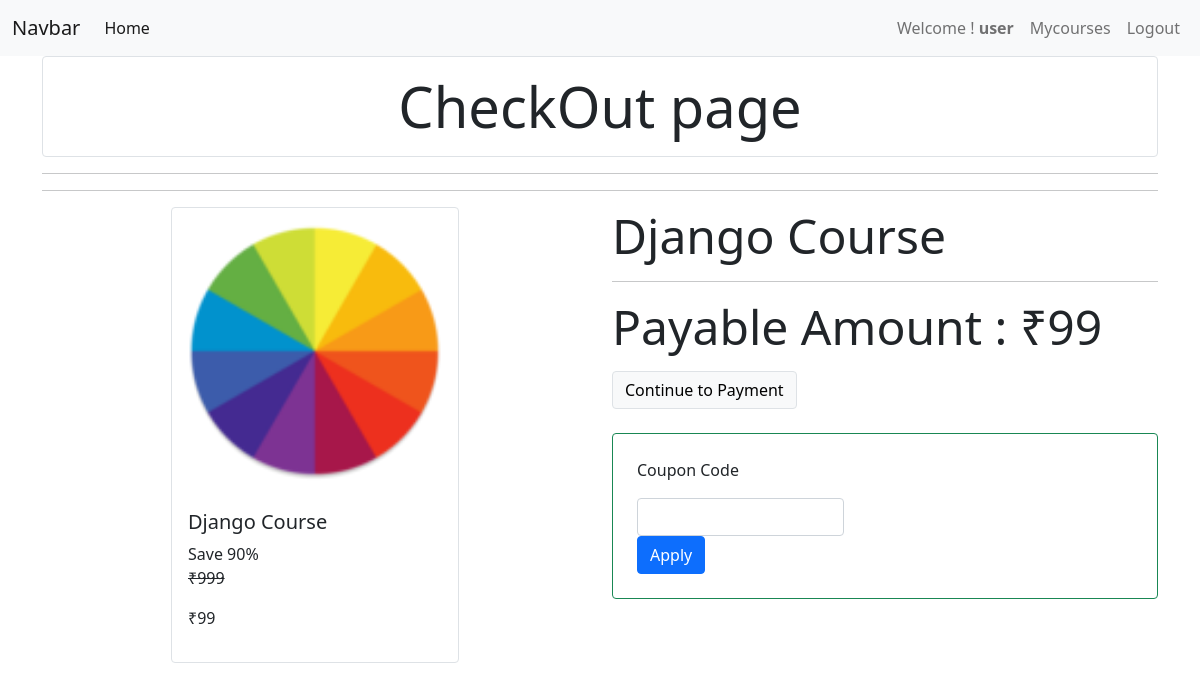
/check-out/django_complete (signed in), run on the app's committed database.
### website/models/coursemodel.py (models this page shows, shortened)
class Course(models.Model):
    name = models.CharField(max_length=50,null=False)
    slug = models.CharField(max_length=50,null=False,unique=True)
    description = models.CharField(max_length=200,null=True)
    price=models.IntegerField(null=False)
    discount = models.IntegerField(null=False,default=0)
    active = models.BooleanField(default=False)
    thumbnail = models.ImageField(upload_to="files/thumbnail")
    date=models.DateTimeField(auto_now_add=True)
    resource=models.FileField(upload_to="files/resource")
    length=models.IntegerField(null=False)

### website/views/checkout.py (the view, shortened to what this page needs)
# urls.py: path('check-out/<str:slug>',checkout,name='check-out'),
@login_required(login_url='/login')
def checkout(request,slug):
    course=Course.objects.get(slug=slug)
    user=request.user
    action=request.GET.get('action')
    couponcode=request.GET.get('couponcode')
    coupon_code_message=None
    coupon=None
    order=None
    payment=None
    error=None
    context={"course":course,
    "order":order,
    "payment":payment,
    "user":user,
    "error":error,
    "coupon_code_message":coupon_code_message,
    "coupon":coupon
    }
    return render(request, template_name='courses/check_out.html',context=context)

### website/templatetags/course_custom_tags.py (called while the page is built)
@register.simple_tag
def cal_sellprice(price,discount):
    if discount is None or discount is 0:
        return price
    sellprice = price
    sellprice=price-(price* discount * 0.01)
    return math.floor(sellprice)

@register.filter
def rupee(price):
    return f'₹{price}'

### website/templates/courses/check_out.html (shortened to what this page needs)
{% extends 'courses/base.html' %}
{% load course_custom_tags %}
{% block main %}
<div class="container">
    <h1 class="display-4 alert border text-center">CheckOut page</h1>
    <hr>
    <hr>
    <div class="row">
        <div class="col mx-auto">
            <div class="card mx-auto border" style="width: 18rem;">
                <img src="{{course.thumbnail.url}}" class="img-responsivecard-img-top" alt="...">
                <div class="card-body">
                  <h5 class="card-title">{{course.name}}</h5>
                  <p class="card-text">
                    Save {{course.discount}}%<br>
                    <span class="price">
                      <del> {{course.price|rupee}}</del>
                    <span>{% cal_sellprice course.price course.discount as value%} {{value|rupee}} </span>
                    </span>
                </p>
                </div>
              </div>
         </div>
         <div class="col">
            <div>
                <p class="display-5">{{course.name}}</p>
                <hr>
                {% if coupon %}
                <p class="display-5">Payable Amount : <b>{% cal_sellprice course.price coupon.discount as value%} {{value|rupee}}</b></p>
              {% else %}
                <p class="display-5">Payable Amount : <b>{% cal_sellprice course.price course.discount as value%} {{value|rupee}}</b></p>
                {% endif %}
                <a class="btn btn-light border" href="?action=create_payment">Continue to Payment</a>
            </div>
            <br>
<div class="border p-4 rounded border-success">
<p> Coupon Code</p>
<div class="col-lg-5 form-group">
  <input type="text" name="couponcode" class="form-control">
</div>
<div class="form-group">
  <input type="submit" value="Apply" class="btn btn-primary">
</div>
</div>
         </div>
    </div>
</div>
{% endblock %}

### website/templates/courses/base.html (shortened to what this page needs)
<!doctype html>
<html lang="en">
  <head>
    <link href="https://cdn.jsdelivr.net/npm/bootstrap@5.1.3/dist/css/bootstrap.min.css" rel="stylesheet">
  </head>
  <body>
    <nav class="navbar navbar-expand-lg navbar-light bg-light">
      <div class="container-fluid">
        <a class="navbar-brand" href="/">Navbar</a>
        <div class="collapse navbar-collapse" id="navbarNavAltMarkup">
          <div class="navbar-nav me-auto">
            <a class="nav-link active" aria-current="page" href="/">Home</a>
          </div>
          <div class="navbar-nav ms-auto">
            {%if request.user.is_authenticated %}
            <a class="nav-link">Welcome ! <b>{{user.username}}</b></a>
            <a class="nav-link" href="/my-courses">Mycourses</a>
            <a class="nav-link" href="/logout">Logout</a>
            {% else %}
            <a class="nav-link" href="/login">Login</a>
            <a class="nav-link" href="/signup">Signup</a>
            {% endif %}
          </div>
        </div>
      </div>
    </nav>
{% block main %}
{% endblock %}
  </body>
</html>

### data on the page
Course: thumbnail (picture), name "Django Course", discount "90", price "₹999"

### other printed values
{{ user.username }} "user"
{{ value|rupee }} "₹99"
